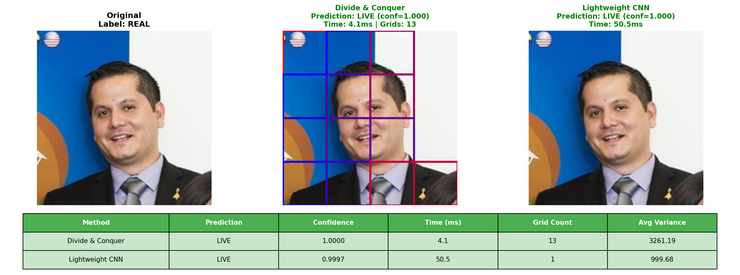
#> input picture results/comparison/real_01_comparison.png, 740 x 275 px, shrunk from 2385 x 886 before the run; its folder holds 4 pictures in this run
$ python generate_segmentation_grid.py
#> lines starting #> are read from the running program, lines starting #| are printed output that depends on the picture

import os
import sys
from pathlib import Path

project_root = Path(__file__).parent.parent
sys.path.insert(0, str(project_root))
sys.path.insert(0, str(project_root.parent))

import cv2
import numpy as np
import matplotlib
matplotlib.use('Agg')
import matplotlib.pyplot as plt
from matplotlib.gridspec import GridSpec


def load_comparison_images(results_dir: str):
    """
    Load all comparison images and organize by label.
    """
    results_path = Path(results_dir)
    real_images = sorted(list(results_path.glob("real_*_comparison.png")))
    spoof_images = sorted(list(results_path.glob("spoof_*_comparison.png")))

    return real_images, spoof_images


def create_consolidated_panel(image_paths: list, title: str, save_path: str, max_images: int = 10):
    """
    Create a consolidated panel showing all comparison images.

    Args:
        image_paths: List of image paths
        title: Panel title
        save_path: Path to save the figure
        max_images: Maximum number of images to show
    """
    # Limit to max_images
    image_paths = image_paths[:max_images]

    n_images = len(image_paths)
    if n_images == 0:
        print(f"No images found for {title}")
        return

    # Create figure
    # Each image is 16x6 inches, we'll arrange them in a grid
    # Let's do 2 columns (real/spoof) x 5 rows or similar

    n_rows = (n_images + 1) // 2  # 2 per row
    fig_height = n_rows * 5
    fig_width = 16

    fig = plt.figure(figsize=(fig_width, fig_height))
    fig.suptitle(title, fontsize=16, fontweight='bold', y=0.98)

    gs = GridSpec(n_rows, 2, figure=fig, hspace=0.3, wspace=0.1)

    for idx, img_path in enumerate(image_paths):
        row = idx // 2
        col = idx % 2

        ax = fig.add_subplot(gs[row, col])

        img = plt.imread(str(img_path))
        ax.imshow(img)
        ax.axis('off')

        # Add image number
        ax.set_title(f"Sample #{idx+1}", fontsize=10, pad=5)

    plt.savefig(save_path, dpi=150, bbox_inches='tight')
    plt.close()
    print(f"Consolidated panel saved: {save_path}")


def create_side_by_side_grid(image_paths: list, label: str, save_path: str):
    """
    Create a 10x2 grid showing original image and method results.
    """
    n_images = len(image_paths)
    if n_images == 0:
        return

    fig, axes = plt.subplots(n_images, 3, figsize=(15, n_images * 3))
    fig.suptitle(f"10 {label.upper()} Images - Method Comparison", fontsize=14, fontweight='bold')

    if n_images == 1:
        axes = np.array([axes])

    for i, img_path in enumerate(image_paths):
        # Load the comparison image
        img = plt.imread(str(img_path))

        # The comparison image has 3 columns: Original, D&C, CNN
        # We can display the full image or crop it
        # Since the comparison image is a full figure, let's just display it
        # But that's too tall. Instead, we should re-read the original data

        # For simplicity, just show the full comparison image
        axes[i, 0].imshow(img)
        axes[i, 0].axis('off')
        axes[i, 0].set_title(f"Sample #{i+1}", fontsize=10)

        # Hide other columns since we're showing the full image in one
        axes[i, 1].axis('off')
        axes[i, 2].axis('off')

    plt.tight_layout()
    plt.savefig(save_path, dpi=150, bbox_inches='tight')
    plt.close()


def create_compact_grid(image_paths: list, label: str, save_path: str):
    """
    Create a compact grid showing only the prediction results.
    """
#> called with label = 'Real'
    n_images = len(image_paths)
    if n_images == 0:
        return

    # Create 2 rows x 5 columns grid for each method
    fig = plt.figure(figsize=(20, 10))
    fig.suptitle(f"10 {label.upper()} Images - Divide & Conquer (Top) vs CNN (Bottom)",
                 fontsize=16, fontweight='bold')

    gs = GridSpec(2, 5, figure=fig, hspace=0.2, wspace=0.1)

    for i, img_path in enumerate(image_paths):
        if i >= 5:  # Max 5 columns per row
            break

        img = plt.imread(str(img_path))
#> img is the input picture: shape (275, 740, 4) float32; mean R, G, B, A 0.694, 0.744, 0.734, 1
        h, w = img.shape[:2]
#> h = 275; w = 740

        # Crop to show only D&C (middle third) and CNN (right third)
        # The comparison image layout: [Original, D&C, CNN]
        # Each is roughly 1/3 of width

        # D&C crop (middle section)
        dc_crop = img[:, w//3:2*w//3, :]
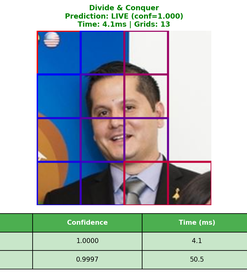
#> dc_crop: shape (275, 247, 4) float32; mean R, G, B, A 0.687, 0.73, 0.728, 1
        ax1 = fig.add_subplot(gs[0, i])
        ax1.imshow(dc_crop)
        ax1.axis('off')
        ax1.set_title(f"#{i+1} D&C", fontsize=9)

        # CNN crop (right section)
        cnn_crop = img[:, 2*w//3:, :]
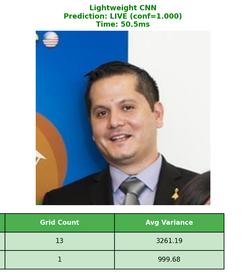
#> cnn_crop: shape (275, 247, 4) float32; mean R, G, B, A 0.696, 0.751, 0.736, 1
        ax2 = fig.add_subplot(gs[1, i])
        ax2.imshow(cnn_crop)
        ax2.axis('off')
        ax2.set_title(f"#{i+1} CNN", fontsize=9)
#> pass 2 of the loop in create_compact_grid, `for i, img_path in enumerate(image_paths):`:
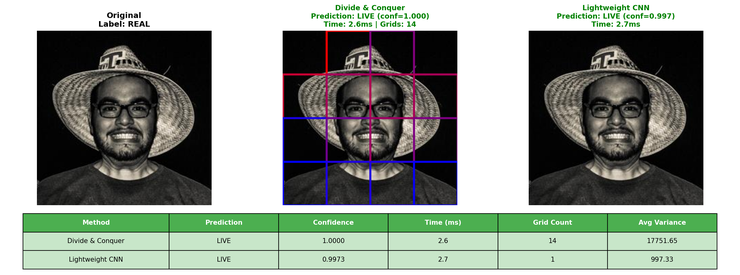
#> input picture results/comparison/real_02_comparison.png, 740 x 275 px, shrunk from 2385 x 886 before the run
#> in create_compact_grid, img is the input picture: shape (275, 740, 4) float32; mean R, G, B, A 0.552, 0.583, 0.546, 1
#> in create_compact_grid, `dc_crop = img[:, w//3:2*w//3, :]`:
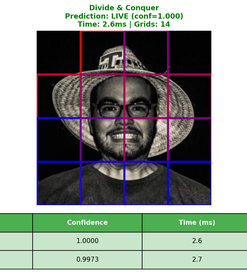
#> dc_crop: shape (275, 247, 4) float32; mean R, G, B, A 0.551, 0.576, 0.55, 1
#> in create_compact_grid, `cnn_crop = img[:, 2*w//3:, :]`:
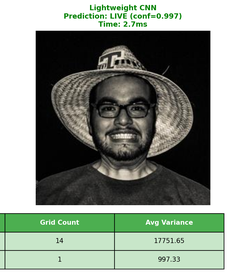
#> cnn_crop: shape (275, 247, 4) float32; mean R, G, B, A 0.552, 0.588, 0.544, 1
#> pass 3 of the loop in create_compact_grid, `for i, img_path in enumerate(image_paths):`:
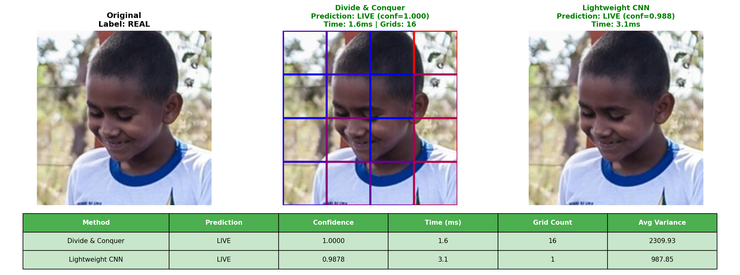
#> input picture results/comparison/real_03_comparison.png, 740 x 275 px, shrunk from 2385 x 886 before the run
#> in create_compact_grid, img is the input picture: shape (275, 740, 4) float32; mean R, G, B, A 0.711, 0.74, 0.717, 1
#> in create_compact_grid, `dc_crop = img[:, w//3:2*w//3, :]`:
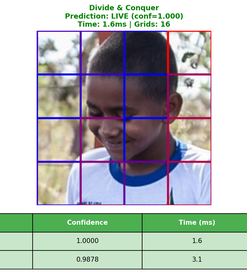
#> dc_crop: shape (275, 247, 4) float32; mean R, G, B, A 0.701, 0.723, 0.713, 1
#> in create_compact_grid, `cnn_crop = img[:, 2*w//3:, :]`:
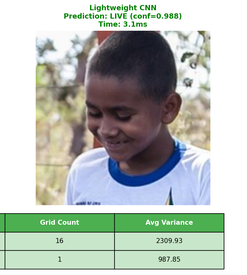
#> cnn_crop: shape (275, 247, 4) float32; mean R, G, B, A 0.716, 0.749, 0.718, 1

    plt.savefig(save_path, dpi=150, bbox_inches='tight')
    plt.close()
    print(f"Compact grid saved: {save_path}")


def create_segmentation_grid(results_dir: str, output_dir: str):
    """
    Create comprehensive segmentation visualization grids.
    """
    output_dir = Path(output_dir)
    output_dir.mkdir(parents=True, exist_ok=True)

    real_images, spoof_images = load_comparison_images(results_dir)

    print(f"Found {len(real_images)} real and {len(spoof_images)} spoof comparison images")

    # Create consolidated panels
    create_compact_grid(real_images, "Real", output_dir / "real_10_samples_grid.png")
    create_compact_grid(spoof_images, "Spoof", output_dir / "spoof_10_samples_grid.png")

    # Create full panels
    create_consolidated_panel(real_images, "Real Face Images - Complete Comparison",
                              output_dir / "real_full_panel.png")
#> pass 2 of the loop in create_consolidated_panel, `for idx, img_path in enumerate(image_paths):`:
#> pass 3 of the loop in create_consolidated_panel, `for idx, img_path in enumerate(image_paths):`:
#> in create_consolidated_panel, `plt.savefig(save_path, dpi=150, bbox_inches='tight')`:
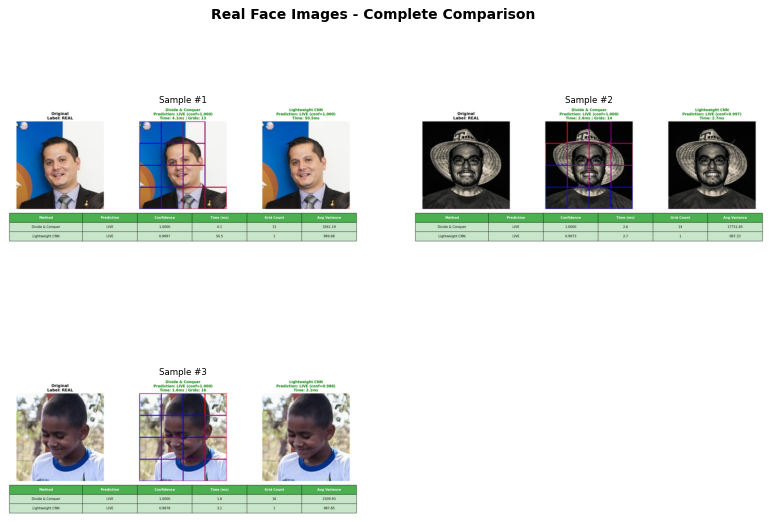
#> figure drawn by matplotlib, 3 panels
    create_consolidated_panel(spoof_images, "Spoof Face Images - Complete Comparison",
                              output_dir / "spoof_full_panel.png")


def main():
    results_dir = Path("results/comparison")
    output_dir = Path("results/segmentation_grid")

    if not results_dir.exists():
        print(f"Comparison results not found at {results_dir}")
        print("Please run comparison_dl.py first")
        return

    create_segmentation_grid(str(results_dir), str(output_dir))

    print(f"\n{'='*60}")
    print("SEGMENTATION GRID GENERATION COMPLETE")
    print(f"Output: {output_dir}")
    print("="*60)


if __name__ == "__main__":
    main()
